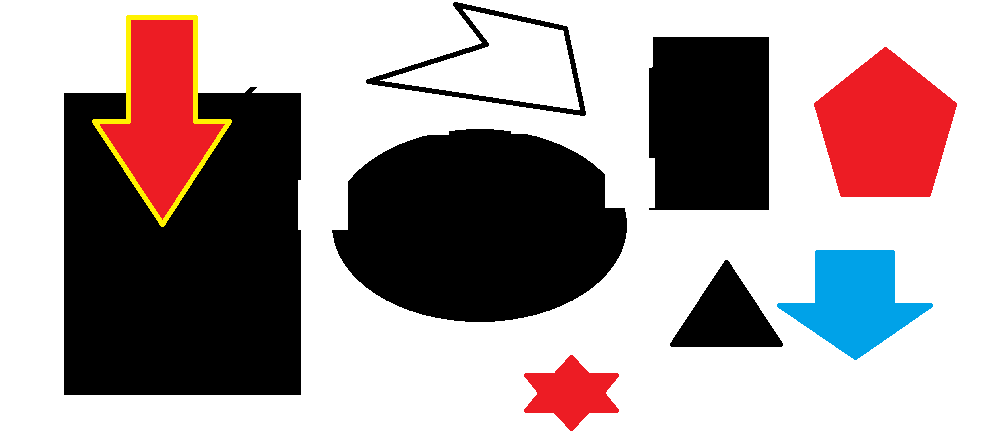
#> input picture Roboteam/OpenCV/Exemplos/Exemplos - Python/testContours.png, 991 x 443 px
$ python biggestcontour.py   (older library calls are emulated)
#> lines starting #> are read from the running program, lines starting #| are printed output that depends on the picture; after the words box and inside, x2 and y2 are one past the last pixel; in counts of white or black regions, pixels touching at a corner belong together
import cv2
import numpy as np

# Copy
#image = image.copy()
image = cv2.imread('testContours.png')
#> image is the input picture: shape (443, 991, 3); mean B, G, R 159.4, 159, 170.7
imgray = cv2.cvtColor(image, cv2.COLOR_BGR2GRAY)
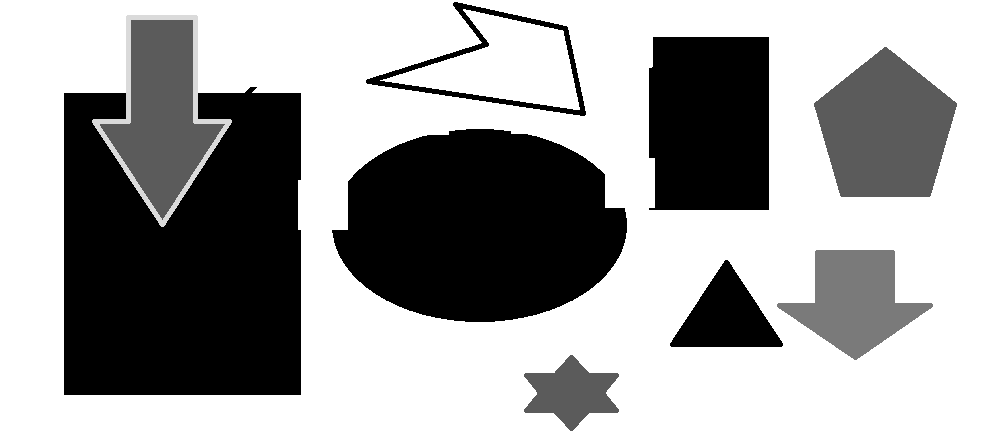
#> imgray: shape (443, 991); min 0, max 255, mean 162.5
ret, thresh = cv2.threshold(imgray, 127, 255, 0)
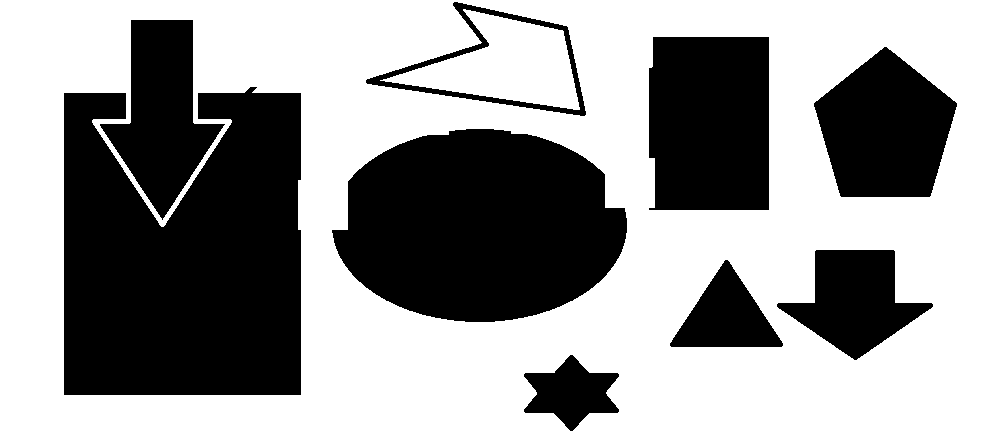
#> thresh: shape (443, 991); 60.3% white; 9 black regions
#input, gives all the contours, contour approximation compresses horizontal,
#vertical, and diagonal segments and leaves only their end points. For example,
#an up-right rectangular contour is encoded with 4 points.
#Optional output vector, containing information about the image topology.
#It has as many elements as the number of contours.
#we dont need it
_, contours, hierarchy = cv2.findContours(imgray, cv2.RETR_LIST, cv2.CHAIN_APPROX_SIMPLE)
#> contours = 7 contours; box (x1, y1, x2, y2) and area: (0, 0, 991, 443) 437580, (63, 86, 302, 396) 62338, (331, 128, 628, 323) 44078, (648, 36, 770, 211) 20633, (365, 1, 587, 117) 12984, (380, 9, 580, 110) 9502, (669, 259, 784, 348) 5354

# Isolate largest contour
contour_sizes = [(cv2.contourArea(contour), contour) for contour in contours]
#> contour_sizes = 7 items
biggest_contour = max(contour_sizes, key=lambda x: x[0])[1]
#> biggest_contour = [[0, 0], [0, 442], [990, 442], [990, 0]]
cv2.imshow('Resultados', image)
cv2.waitKey(0)
mask = np.zeros(image.shape, np.uint8)
cv2.drawContours(image, [biggest_contour], -1, 255, -1)
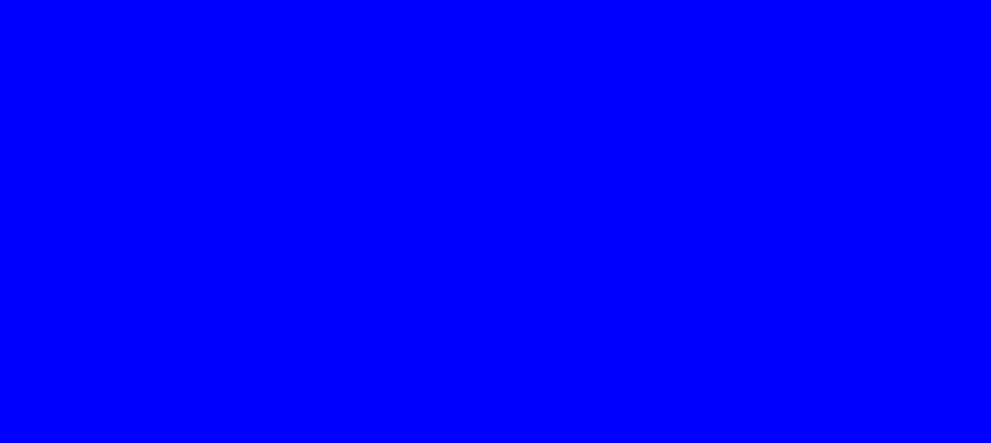
#> image: shape (443, 991, 3); mean B, G, R 255, 0, 0
